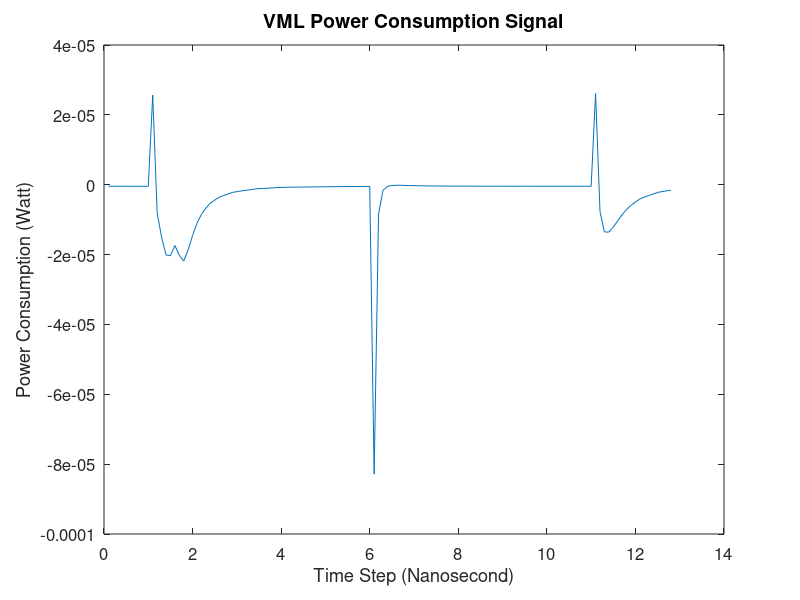
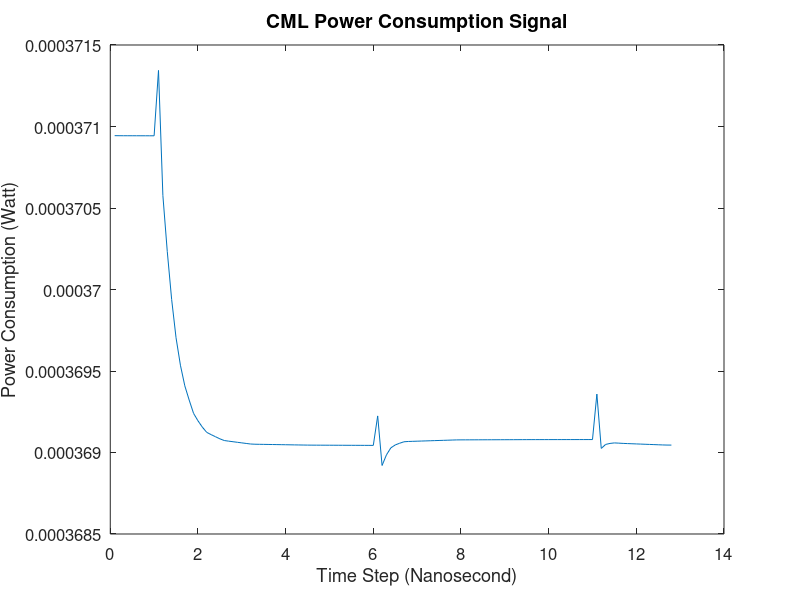
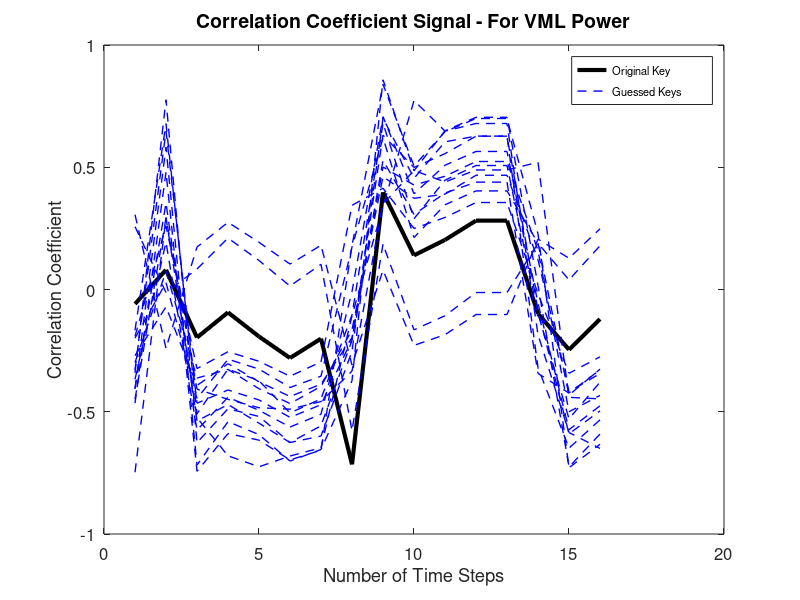
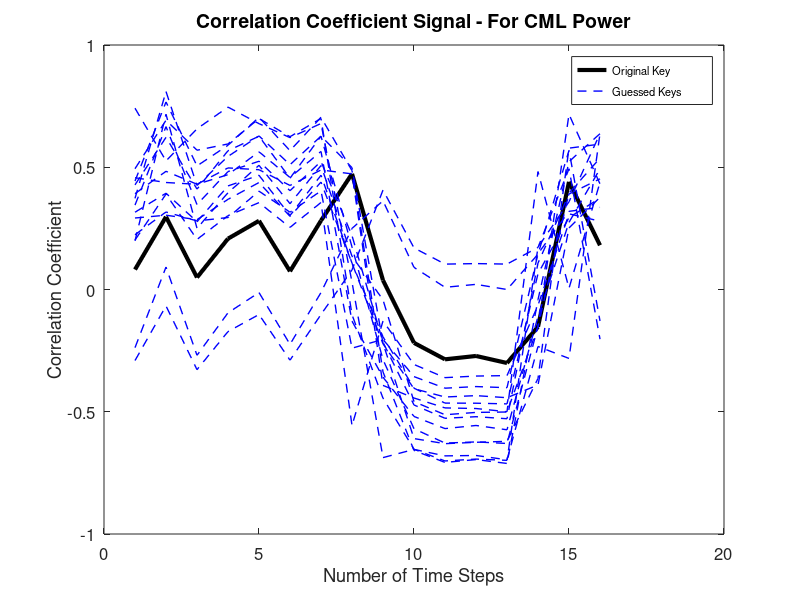

These charts were generated, in order, by the following MATLAB code:
%% ---- Preparing Environment ----
clear all;
close all;

P_CML = -[-3.7094383e-04,-3.7094352e-04,-3.7094335e-04,-3.7094330e-04,-3.7094325e-04,-3.7094319e-04,-3.7094314e-04,-3.7094309e-04,-3.7094304e-04,-3.7094299e-04,-3.7134411e-04,-3.7057675e-04,-3.7023388e-04,-3.6993892e-04,-3.6970434e-04,-3.6953559e-04,-3.6940921e-04,-3.6932159e-04,-3.6923997e-04,-3.6919479e-04,-3.6915575e-04,-3.6912358e-04,-3.6910970e-04,-3.6909680e-04,-3.6908390e-04,-3.6907349e-04,-3.6906963e-04,-3.6906611e-04,-3.6906260e-04,-3.6905908e-04,-3.6905557e-04,-3.6905212e-04,-3.6905074e-04,-3.6905029e-04,-3.6904985e-04,-3.6904940e-04,-3.6904895e-04,-3.6904850e-04,-3.6904806e-04,-3.6904761e-04,-3.6904716e-04,-3.6904671e-04,-3.6904627e-04,-3.6904582e-04,-3.6904538e-04,-3.6904515e-04,-3.6904503e-04,-3.6904492e-04,-3.6904481e-04,-3.6904470e-04,-3.6904459e-04,-3.6904448e-04,-3.6904437e-04,-3.6904426e-04,-3.6904415e-04,-3.6904404e-04,-3.6904393e-04,-3.6904382e-04,-3.6904370e-04,-3.6904359e-04,-3.6922448e-04,-3.6892029e-04,-3.6898543e-04,-3.6902847e-04,-3.6904630e-04,-3.6905676e-04,-3.6906580e-04,-3.6906767e-04,-3.6906855e-04,-3.6906942e-04,-3.6907030e-04,-3.6907117e-04,-3.6907205e-04,-3.6907292e-04,-3.6907380e-04,-3.6907467e-04,-3.6907555e-04,-3.6907642e-04,-3.6907725e-04,-3.6907751e-04,-3.6907761e-04,-3.6907770e-04,-3.6907779e-04,-3.6907789e-04,-3.6907798e-04,-3.6907807e-04,-3.6907817e-04,-3.6907826e-04,-3.6907835e-04,-3.6907845e-04,-3.6907854e-04,-3.6907863e-04,-3.6907873e-04,-3.6907882e-04,-3.6907891e-04,-3.6907900e-04,-3.6907904e-04,-3.6907907e-04,-3.6907910e-04,-3.6907913e-04,-3.6907915e-04,-3.6907918e-04,-3.6907921e-04,-3.6907924e-04,-3.6907927e-04,-3.6907929e-04,-3.6907932e-04,-3.6907935e-04,-3.6907938e-04,-3.6907941e-04,-3.6935840e-04,-3.6902499e-04,-3.6904955e-04,-3.6905565e-04,-3.6905883e-04,-3.6905737e-04,-3.6905587e-04,-3.6905469e-04,-3.6905366e-04,-3.6905262e-04,-3.6905158e-04,-3.6905054e-04,-3.6904951e-04,-3.6904847e-04,-3.6904743e-04,-3.6904639e-04,-3.6904563e-04,-3.6904545e-04];

P_VML = [-4.5057700e-07,-4.5005125e-07,-4.4979058e-07,-4.4971732e-07,-4.4964406e-07,-4.4957081e-07,-4.4949755e-07,-4.4942429e-07,-4.4935104e-07,-4.4927778e-07,2.5678953e-05,-8.0314006e-06,-1.5020420e-05,-2.0105355e-05,-2.0334459e-05,-1.7411079e-05,-2.0196571e-05,-2.1858175e-05,-1.8638912e-05,-1.4540847e-05,-1.1014897e-05,-8.4822415e-06,-6.6845840e-06,-5.3122845e-06,-4.4020863e-06,-3.5827725e-06,-3.0873500e-06,-2.6524207e-06,-2.2251924e-06,-1.9711465e-06,-1.7886728e-06,-1.6061992e-06,-1.4237256e-06,-1.2416475e-06,-1.1242634e-06,-1.0539218e-06,-9.8358016e-07,-9.1323855e-07,-8.4289694e-07,-7.7255532e-07,-7.2232453e-07,-7.0690573e-07,-6.9210345e-07,-6.7730117e-07,-6.6249888e-07,-6.4769660e-07,-6.3289432e-07,-6.1809203e-07,-6.0328975e-07,-5.8848747e-07,-5.7368518e-07,-5.5888290e-07,-5.4408062e-07,-5.2928185e-07,-5.1890142e-07,-5.1246469e-07,-5.0602795e-07,-4.9959121e-07,-4.9315447e-07,-4.8671773e-07,-8.2833667e-05,-8.3526132e-06,-1.5906361e-06,-4.9447231e-07,-2.2653804e-07,-1.4777117e-07,-1.7650990e-07,-2.0664142e-07,-2.3544390e-07,-2.6323305e-07,-2.9102220e-07,-3.1881135e-07,-3.4660050e-07,-3.7067279e-07,-3.7750678e-07,-3.8217313e-07,-3.8683948e-07,-3.9150584e-07,-3.9617219e-07,-4.0083854e-07,-4.0550489e-07,-4.1017125e-07,-4.1483760e-07,-4.1950395e-07,-4.2417031e-07,-4.2883666e-07,-4.3291818e-07,-4.3393984e-07,-4.3451969e-07,-4.3509955e-07,-4.3567940e-07,-4.3625925e-07,-4.3683911e-07,-4.3741896e-07,-4.3799882e-07,-4.3857867e-07,-4.3915852e-07,-4.3973838e-07,-4.4031823e-07,-4.4089808e-07,-4.4147794e-07,-4.4205779e-07,-4.4263765e-07,-4.4321750e-07,-4.4379735e-07,-4.4437721e-07,-4.4494874e-07,-4.4536419e-07,-4.4572060e-07,-4.4607701e-07,2.6127384e-05,-7.7125211e-06,-1.3518950e-05,-1.3556696e-05,-1.2117596e-05,-1.0315126e-05,-8.5667407e-06,-7.1082406e-06,-5.9005127e-06,-4.9735086e-06,-4.0822417e-06,-3.5479809e-06,-3.1066689e-06,-2.6653569e-06,-2.2273284e-06,-1.9539124e-06,-1.7723567e-06,-1.5908011e-06];

P_EST = [3,3,4,4,7,5,2,0;5,3,4,3,5,1,5,0;6,2,3,2,3,4,1,0;4,2,6,3,4,3,3,0;4,6,6,4,6,3,3,0;3,5,1,6,4,5,0,0;4,7,5,4,3,4,4,0;4,3,4,5,4,4,2,0;2,2,5,5,7,6,4,0;3,3,4,4,1,6,2,0;3,2,6,4,4,1,0,0;2,6,2,4,2,4,3,0;3,6,3,3,3,5,2,0;4,3,3,6,4,4,3,0;2,2,3,7,5,5,4,1;3,3,7,5,4,4,2,0];

Time = [0.1:0.1:12.8];

% ---- Plotting Results ----
figure();
plot(Time,P_VML);
xlabel('Time Step (Nanosecond)', 'FontSize', 14);
ylabel('Power Consumption (Watt)', 'FontSize', 14);
set(gca, 'fontsize', 12);
title('VML Power Consumption Signal', 'FontSize', 14);
% ----------------------------------------------------
figure();
plot(Time,P_CML);
xlabel('Time Step (Nanosecond)', 'FontSize', 14);
ylabel('Power Consumption (Watt)', 'FontSize', 14);
set(gca, 'fontsize', 12);
title('CML Power Consumption Signal', 'FontSize', 14);

% ---- Calculating Results (Original) ----
Corr_VML_Orig = zeros(1,16);
Corr_CML_Orig = zeros(1,16);

Corr_VML_Temp = zeros(3,16);
Corr_CML_Temp = zeros(3,16);

for i = 1:16
    
    Temp = corrcoef(P_VML((i-1)*8 + 1:(i)*8),P_EST(1,:)); % Another Key
    Corr_VML_Orig(1,i) = Temp(1,2);
    
    Temp = corrcoef(P_CML((i-1)*8 + 1:(i)*8),P_EST(1,:)); % Another Key
    Corr_CML_Orig(1,i) = Temp(1,2);
    
end

for j = 2:4
    
    for i = 1:16
   
        Temp = corrcoef(P_VML((i-1)*8 + 1:(i)*8),P_EST(j,:)); % Another Key
        Corr_VML_Temp(j-1,i) = Temp(1,2);
    
    end
    
end

% ---- Plotting Results ----
figure();
plot(Corr_VML_Orig,'k','LineWidth',3);
hold on;
plot(Corr_VML_Temp(1,:),'--b','LineWidth',1);
hold on;
plot(Corr_VML_Temp(2,:),'--b','LineWidth',1);
hold on;
plot(Corr_VML_Temp(3,:),'--b','LineWidth',1);
hold on;

for j = 5:7
    
    for i = 1:16
   
        Temp = corrcoef(P_VML((i-1)*8 + 1:(i)*8),P_EST(j,:)); % Another Key
        Corr_VML_Temp(j-4,i) = Temp(1,2);
    
    end
    
end

% ---- Plotting Results ----
plot(Corr_VML_Temp(1,:),'--b','LineWidth',1);
hold on;
plot(Corr_VML_Temp(2,:),'--b','LineWidth',1);
hold on;
plot(Corr_VML_Temp(3,:),'--b','LineWidth',1);
hold on;

for j = 8:10
    
    for i = 1:16
   
        Temp = corrcoef(P_VML((i-1)*8 + 1:(i)*8),P_EST(j,:)); % Another Key
        Corr_VML_Temp(j-7,i) = Temp(1,2);
    
    end
    
end

% ---- Plotting Results ----
plot(Corr_VML_Temp(1,:),'--b','LineWidth',1);
hold on;
plot(Corr_VML_Temp(2,:),'--b','LineWidth',1);
hold on;
plot(Corr_VML_Temp(3,:),'--b','LineWidth',1);
hold on;

for j = 11:13
    
    for i = 1:16
   
        Temp = corrcoef(P_VML((i-1)*8 + 1:(i)*8),P_EST(j,:)); % Another Key
        Corr_VML_Temp(j-10,i) = Temp(1,2);
    
    end
    
end

    
% ---- Plotting Results ----
plot(Corr_VML_Temp(1,:),'--b','LineWidth',1);
hold on;
plot(Corr_VML_Temp(2,:),'--b','LineWidth',1);
hold on;
plot(Corr_VML_Temp(3,:),'--b','LineWidth',1);
hold on;

for j = 14:16
    
    for i = 1:16
   
        Temp = corrcoef(P_VML((i-1)*8 + 1:(i)*8),P_EST(j,:)); % Another Key
        Corr_VML_Temp(j-13,i) = Temp(1,2);
    
    end
    
end

% ---- Plotting Results ----
plot(Corr_VML_Temp(1,:),'--b','LineWidth',1);
hold on;
plot(Corr_VML_Temp(2,:),'--b','LineWidth',1);
hold on;
plot(Corr_VML_Temp(3,:),'--b','LineWidth',1);
hold off;

xlabel('Number of Time Steps', 'FontSize', 14);
ylabel('Correlation Coefficient', 'FontSize', 14);
set(gca, 'fontsize', 12);
title('Correlation Coefficient Signal - For VML Power', 'FontSize', 14);

AX=legend('Original Key','Guessed Keys');
LEG = findobj(AX,'type','text');
set(LEG,'FontSize',8);


for j = 2:4
    
    for i = 1:16
   
        Temp = corrcoef(P_CML((i-1)*8 + 1:(i)*8),P_EST(j,:)); % Another Key
        Corr_CML_Temp(j-1,i) = Temp(1,2);
    
    end
    
end

% ---- Plotting Results ----
figure();
plot(Corr_CML_Orig,'k','LineWidth',3);
hold on;
plot(Corr_CML_Temp(1,:),'--b','LineWidth',1);
hold on;
plot(Corr_CML_Temp(2,:),'--b','LineWidth',1);
hold on;
plot(Corr_CML_Temp(3,:),'--b','LineWidth',1);
hold on;

for j = 5:7
    
    for i = 1:16
   
        Temp = corrcoef(P_CML((i-1)*8 + 1:(i)*8),P_EST(j,:)); % Another Key
        Corr_CML_Temp(j-4,i) = Temp(1,2);
    
    end
    
end

% ---- Plotting Results ----
plot(Corr_CML_Temp(1,:),'--b','LineWidth',1);
hold on;
plot(Corr_CML_Temp(2,:),'--b','LineWidth',1);
hold on;
plot(Corr_CML_Temp(3,:),'--b','LineWidth',1);
hold on;

for j = 8:10
    
    for i = 1:16
   
        Temp = corrcoef(P_CML((i-1)*8 + 1:(i)*8),P_EST(j,:)); % Another Key
        Corr_CML_Temp(j-7,i) = Temp(1,2);
    
    end
    
end

% ---- Plotting Results ----
plot(Corr_CML_Temp(1,:),'--b','LineWidth',1);
hold on;
plot(Corr_CML_Temp(2,:),'--b','LineWidth',1);
hold on;
plot(Corr_CML_Temp(3,:),'--b','LineWidth',1);
hold on;

for j = 11:13
    
    for i = 1:16
   
        Temp = corrcoef(P_CML((i-1)*8 + 1:(i)*8),P_EST(j,:)); % Another Key
        Corr_CML_Temp(j-10,i) = Temp(1,2);
    
    end
    
end

    
% ---- Plotting Results ----
plot(Corr_CML_Temp(1,:),'--b','LineWidth',1);
hold on;
plot(Corr_CML_Temp(2,:),'--b','LineWidth',1);
hold on;
plot(Corr_CML_Temp(3,:),'--b','LineWidth',1);
hold on;

for j = 14:16
    
    for i = 1:16
   
        Temp = corrcoef(P_CML((i-1)*8 + 1:(i)*8),P_EST(j,:)); % Another Key
        Corr_CML_Temp(j-13,i) = Temp(1,2);
    
    end
    
end

% ---- Plotting Results ----
plot(Corr_CML_Temp(1,:),'--b','LineWidth',1);
hold on;
plot(Corr_CML_Temp(2,:),'--b','LineWidth',1);
hold on;
plot(Corr_CML_Temp(3,:),'--b','LineWidth',1);
hold off;

xlabel('Number of Time Steps', 'FontSize', 14);
ylabel('Correlation Coefficient', 'FontSize', 14);
set(gca, 'fontsize', 12);
title('Correlation Coefficient Signal - For CML Power', 'FontSize', 14);

AX=legend('Original Key','Guessed Keys');
LEG = findobj(AX,'type','text');
set(LEG,'FontSize',8);
